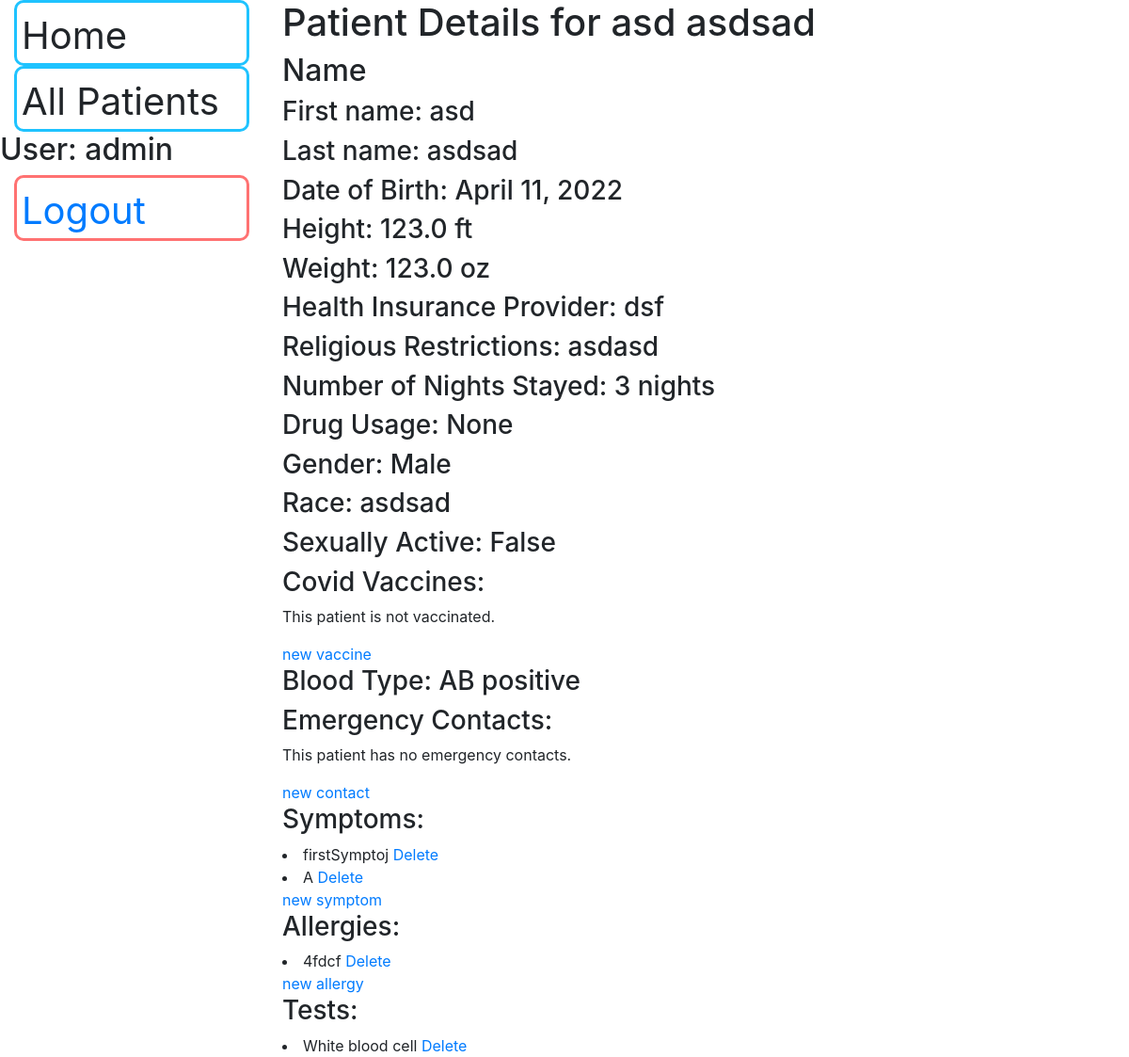
Page /staff/patient/2 (signed in) on the earlier database version.
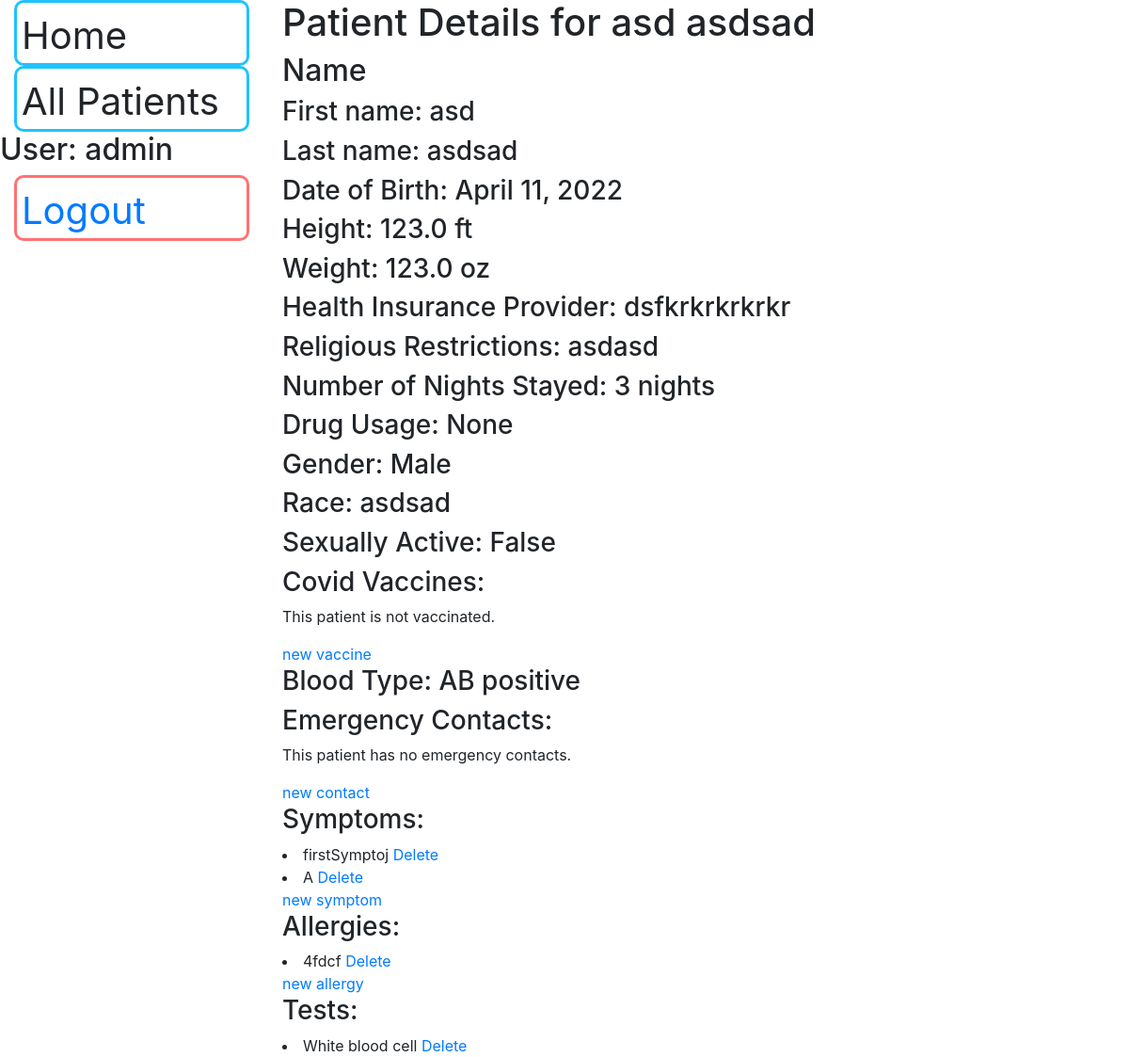
Same page on the later database version.
### staff/models.py (models this page shows, shortened)
class Patient(models.Model):
    first_name = models.CharField(max_length=20)
    last_name = models.CharField(max_length=20)
    insurance_provider = models.CharField(max_length=40, null=True)
    primary_doctor_name = models.CharField(max_length=40, null=True)
    date_of_birth = models.DateField(null=True)
    height = models.FloatField(help_text='Height in cm', validators=[MinValueValidator(Decimal('0.01'))])
    weight = models.FloatField(help_text='Weight in kg,', validators=[MinValueValidator(Decimal('0.01'))])
    heart_rate = models.PositiveIntegerField(null=True)
    blood_pressure_upper = models.PositiveIntegerField(null=True)
    blood_pressure_lower = models.PositiveIntegerField(null=True)
    religious_restriction = models.TextField()
    doctor_note = models.TextField(null=True)
    nurse_note = models.TextField(null=True)
    nights_stayed = models.PositiveSmallIntegerField(default=0)
    drug_usage = models.BooleanField(null=True)
    discharge_instructions = models.TextField(null=True)
    gender_options = (
        ('M', 'Male'),
        ('F', 'Female'),
        ('O', 'Other'),
    )
    gender = models.CharField(max_length=1,
                              choices=gender_options,
                              blank=True, )
    race = models.CharField(null=True, max_length=20)
    sexual_active = models.BooleanField(null=True)
    IV = models.BooleanField(null=True)
    blood_type_options = (
        ('1', 'O negative'),
        ('2', 'O positive'),
        ('3', 'A negative'),
        ('4', 'A positive'),
        ('5', 'B negative'),
        ('6', 'B positive'),
        ('7', 'AB negative'),
        ('8', 'AB  positive'),
    )
    blood_type = models.CharField(max_length=1,
                                  choices=blood_type_options,
                                  blank=True,
                                  )
    bill_due_date = models.DateField(null=True, blank=True)
    class Meta:
        permissions = (('doctor', 'Is a doctor'),
                       ('nurse', 'Is a nurse'),
                       ('medical professional', 'Is a nurse or doctor'),
                       ('billing', 'Is at the billing desk'),
                       ('registration', 'is a registrar desk'),
                       ('not billing', 'is not billing'))
        ordering = ['last_name', 'first_name']
    def get_contact_link(self):
        return reverse('new_contact', args=[str(self.id)])
    def get_symptom_link(self):
        return reverse('new_symptom', args=[str(self.id)])
    def get_allergy_link(self):
        return reverse('new_allergy', args=[str(self.id)])
    def get_covid_shot_url(self):
        return reverse('create_covid_shot_form', args=[str(self.id)])

### staff/views.py (the view)
# urls.py: path('patient/<int:pk>', views.patient_view, name='patient-detail'),
@login_required
def patient_view(request, pk):
    patient = Patient.objects.get(pk=pk)
    emergency_contact_list = EmergencyContact.objects.filter(patient=pk)
    symptom_list = Symptom.objects.filter(patient=pk)
    test_list = Test.objects.filter(patient=pk)
    covid_vaccine_list = CovidVaccineShot.objects.filter(patient=pk)
    diagnosis_list = Diagnose.objects.filter(patient=pk)
    medication_list = Medication.objects.filter(patient=pk)
    allergy_list = Allergy.objects.filter(patient=pk)
    context = {'patient': patient,
               'emergency_contact_list': emergency_contact_list,
               'symptom_list': symptom_list,
               'test_list': test_list,
               'covid_vaccine_list': covid_vaccine_list,
               'diagnosis_list': diagnosis_list,
               'medication_list': medication_list,
               'allergy_list': allergy_list
               }
    return render(request, 'staff/patient_detail.html', context)

### staff/models.py (called while the page is built)
    def get_delete_url(self):
        return reverse('symptom-delete', args=[str(self.id)])

    def get_delete_url(self):
        return reverse('allergy-delete', args=[str(self.id)])

    def get_delete_url(self):
        return reverse('test-delete', args=[str(self.id)])

### staff/templates/staff/patient_detail.html (shortened to what this page needs)
{% extends "base_generic.html" %}
{% load auth_extras %}
{% block content %}
<h1>Patient Details for {{ patient.first_name }}{{" "}}{{ patient.last_name }}</h1>
<h2>Name</h2>
<h3>First name: {{ patient.first_name }}</h3>
<h3>Last name: {{ patient.last_name }}</h3>
<h3>Date of Birth: {{ patient.date_of_birth }}</h3>
{% if not request.user|has_group:'billing' %}
<h3>Height: {{ patient.height }} ft</h3>
<h3>Weight: {{ patient.weight }} oz</h3>
<h3>Health Insurance Provider: {{ patient.insurance_provider }}</h3>
<h3>Religious Restrictions: {{ patient.religious_restriction }}</h3>
<h3>Number of Nights Stayed: {{ patient.nights_stayed }} nights</h3>
<h3>Drug Usage: {{ patient.drug_usage }}</h3>
<h3>Gender: {{ patient.get_gender_display }}</h3>
<h3>Race: {{ patient.race }}</h3>
<h3>Sexually Active: {{ patient.sexual_active }}</h3>
<h3>Covid Vaccines: </h3>
{% if covid_vaccine_list %}
{% for vaccine in covid_vaccine_list %}
<li>
    <a>Brand: {{vaccine.get_brand_display}}</a>
    <a>Date Recieved: {{vaccine.date_received}}</a>
    <a href={{vaccine.get_delete_url}}>Delete</a>
</li>
{%  endfor %}
{% else %}
<p>This patient is not vaccinated.</p>
{% endif %}
<a href={{patient.get_covid_shot_url}}>new vaccine</a>
<br>
<h3>Blood Type: {{ patient.get_blood_type_display }}</h3>
<h3>Emergency Contacts: </h3>
{% if emergency_contact_list %}
{% for contact in emergency_contact_list %}
<li>
    <a>Name: {{contact.first_name}} {{contact.last_name}} Phone number: {{contact.phone_number}}</a>
    <a href={{contact.get_delete_url}}>Delete</a>
</li>
{%  endfor %}
{% else %}
<p>This patient has no emergency contacts.</p>
{% endif %}
<a href={{patient.get_contact_link}}>new contact</a>
<h3>Symptoms: </h3>
{% if symptom_list %}
{% for symptom in symptom_list %}
<li>
    <a>{{symptom.symptom}}</a>
    <a href={{symptom.get_delete_url}}>Delete</a>
</li>
{%  endfor %}
{% else %}
<p>This patient has no symptoms.</p>
{% endif %}
<a href={{patient.get_symptom_link}}>new symptom</a>
<h3>Allergies: </h3>
{% if allergy_list %}
{% for allergy in allergy_list %}
<li>
    <a>{{allergy.allergy}}</a>
    <a href={{allergy.get_delete_url}}>Delete</a>
</li>
{%  endfor %}
{% else %}
<p>This patient has no allergies.</p>
{% endif %}
<a href={{patient.get_allergy_link}}>new allergy</a>
<h3>Tests: </h3>
{% if test_list %}
{% for test in test_list %}
<li>
    <a>{{test.get_test_display}} </a>
    <a href={{test.get_delete_url}}>Delete</a>
</li>
{%  endfor %}
{% else %}
<p>This patient has no tests.</p>
{% endif %}
{% endif %}
{% endblock %}

Differences in the rows shown:
changed Patient "asd": insurance_provider "dsf" → "dsfkrkrkrkrkr"
